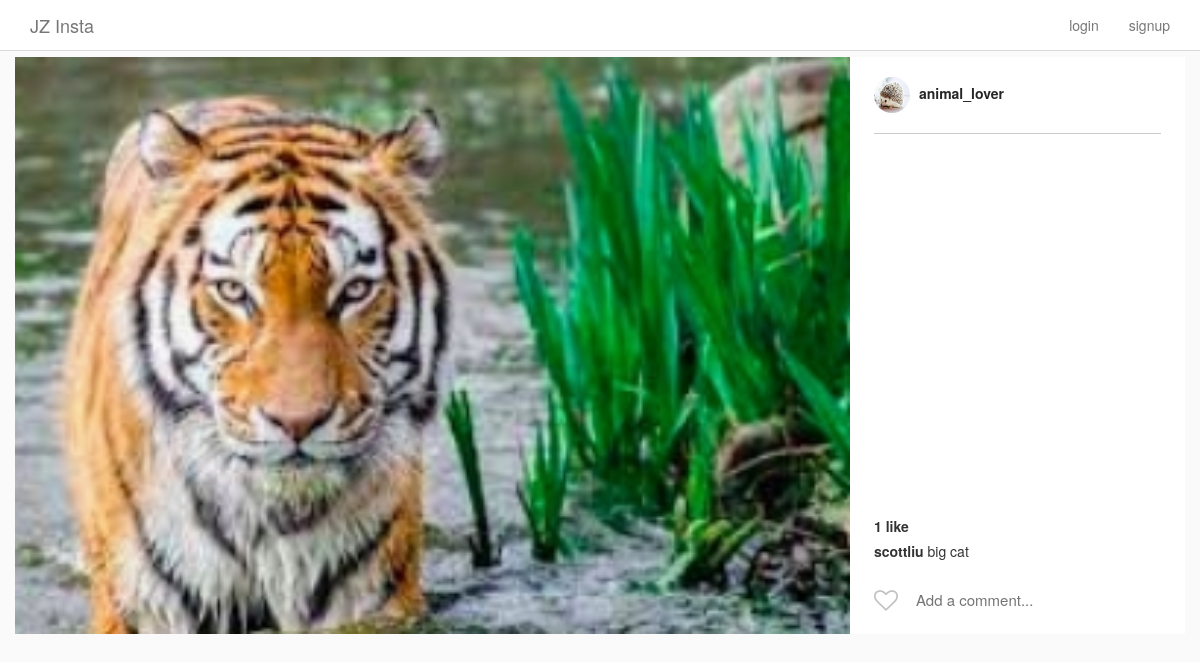
The page /post/5 on the database its author committed.
### Insta/models.py (models this page shows, shortened)
class Post(models.Model):
    author = models.ForeignKey( #Post也应该是一个foreign key，因为其应是指向某一个发这个post的用户
        InstaUser,
        on_delete = models.CASCADE,
        related_name = 'my_posts' #当我处于当前用户时，我可以通过my_posts来找到我发过的posts.
    )
    title = models.TextField(blank = True, null = True)
    image = ProcessedImageField(
        upload_to = 'static/images/posts', #image 都储存在post里面
        format = 'JPEG',
        options = {'quality':100},
        blank = True,
        null = True,
    )
    def get_like_count(self):
        return self.likes.count()
    posted_on = models.DateTimeField(
        auto_now_add=True,
        editable=False,
    )

class InstaUser(AbstractUser): #在继承Django中自带的AbstractUser后再自己定义一个profile picture
    profile_pic = ProcessedImageField(
        upload_to = 'static/images/profiles',
        format = 'JPEG',
        options = {'quality':100},
        blank = True,
        null = True,
    )

class Comment(models.Model):
    post = models.ForeignKey(Post, on_delete=models.CASCADE, related_name='comments',)
    user = models.ForeignKey(InstaUser, on_delete=models.CASCADE)
    comment = models.CharField(max_length=100)
    posted_on = models.DateTimeField(auto_now_add=True, editable=False)

### Insta/views.py (the view)
# urls.py: path('post/<int:pk>', PostDetailView.as_view(), name = 'post_detail'), #a key will be provided with the post and use it as primary key to render it.
class PostDetailView(DetailView):
    model = Post
    template_name = 'post_detail.html'

### Insta/templatetags/custom_tags.py (called while the page is built)
@register.simple_tag
def has_user_liked_post(post, user):
    try:
        like = Like.objects.get(post=post, user=user)
        return "fa-heart"
    except:
        return "fa-heart-o"

### templates/post_detail.html (shortened to what this page needs)
{% extends "base.html" %}
{% load custom_tags %}
{% block content %}
<div class="row single-post">
    <div class="single-post-card view-update {{ object.pk }}">
        <div class="header">
            <a href="{% url 'user_detail' object.author.pk %}">
                {% if object.author.profile_pic %}
                    <img class="picture-circle--medium" src="/{{object.author.profile_pic}}">
                {% endif %}
                {{ object.author.username }}
            </a>
        </div>
        <div class="image__wrapper">
            <img class="card__main-image" src="/{{object.image}}" width='1000', height='1000'>
        </div>
        <div class="comments-portion">
            <div class="likes-timestamp-row">
                <div class="likes">
                    {% if object.get_like_count %}
                        {{ object.get_like_count }} like{% if object.get_like_count > 1 %}s{% endif %}
                    {% endif %}
                </div>
            </div>
            <ul class="comment-list">
                {% for comment in object.comments.all %}
                <li class="comment-list__comment">
                    <a href="{% url 'user_detail' comment.user.pk %}" class="user">
                        {{ comment.user.username }}
                    </a>
                    <span class="comment">{{ comment.comment }}</span>
                </li>
                {% endfor %}
            </ul>
            <section class="input-row">
                <i class="fa {% has_user_liked_post post user %} submit-like" aria-hidden="true"></i>
                <div class="comment-input-wrapper">
                    <input class="add-comment" type="text" placeholder="Add a comment...">
                </div>
            </section>
        </div>
    </div>
</div>
{% endblock content %}

### static/css/style.css (style rules this page uses)
html { height: 100%; }
body { min-height: 100%; background-color: #fafafa; }
.picture-circle, .picture-circle--medium, .picture-circle--small { border-radius: 100%; width: 150px; height: 150px; }
.picture-circle--medium { width: 36px; height: 36px; }
.card__main-image { max-width: 100%; max-height: 600px; height: auto; margin: 0 auto; display: block; }
.comment-list { list-style: none; margin: 0; padding: 0; }
.comment-list__comment { margin-top: 5px; margin-bottom: 5px; }
.comment-list__comment .user { color: #333; font-weight: bold; }
.likes-timestamp-row { margin-top: 15px; }
.likes-timestamp-row > div { display: inline-block; }
.likes-timestamp-row .likes { font-weight: bold; }
.single-post-card { display: flex; align-items: stretch; box-sizing: border-box; flex-direction: column; flex-shrink: 0; padding-right: 335px; width: 100%; position: relative; background-color: #fff; }
.single-post-card .header, .single-post-card .comments-portion { display: flex; flex-shrink: 0; }
.single-post-card .header { border-bottom: 1px solid #ccc; padding: 20px 0; flex-direction: row; position: absolute; top: 0; right: 24px; width: 287px; display: flex; align-items: center; }
.single-post-card .header img { margin-right: 5px; }
.single-post-card .header a { color: #262626; font-weight: bold; }
.single-post-card .comments-portion { position: absolute; bottom: 0; right: 0; width: 335px; padding: 0 24px; flex-direction: column; }
.input-row { position: relative; display: flex; align-items: center; height: 68px; padding-left: 40px; }
.input-row .submit-like { cursor: pointer; position: absolute; top: 32%; left: 0; color: #C2C2C2; font-size: 24px; }
.input-row .comment-input-wrapper { display: inline-block; color: #262626; font-size: 15px; width: 100%; }
.input-row .comment-input-wrapper input { width: 100%; border: none; outline: none; }

### rows shown on the page
Post: author.profile_pic (picture), author.username "animal_lover", image (picture), get_like_count "1"
Comment: user.username "scottliu", comment "big cat"
